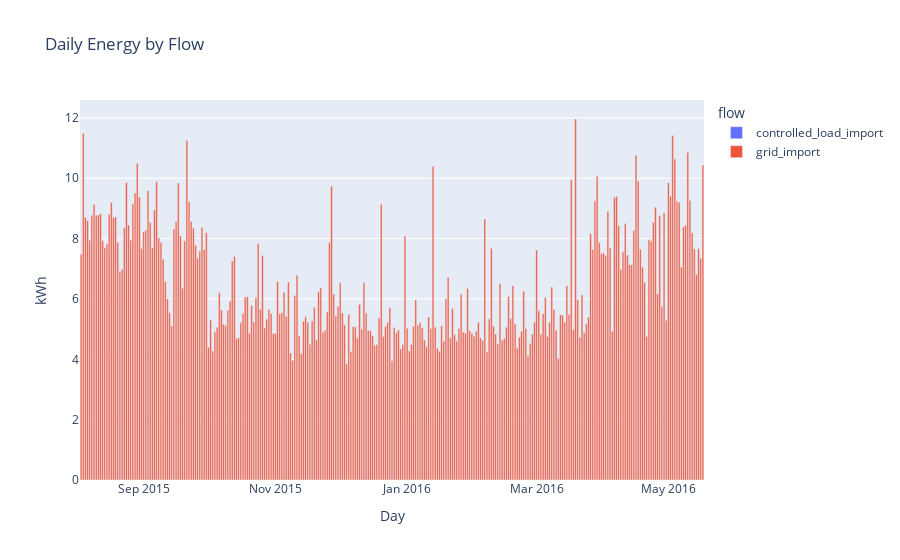

Notebook cell for this chart:
### Code cell
daily = ml.transform.groupby_day(df).reset_index().melt(id_vars="day", var_name="flow", value_name="kwh")

fig = px.bar(
    daily, x="day", y="kwh", color="flow",
    title="Daily Energy by Flow",
    labels={"day":"Day","kwh":"kWh"}
)
fig.update_layout(hovermode="x unified")
fig.show()

### Figure 1 — Plotly figure (JSON) as saved in the notebook; plotly's stock layout.template omitted (floating-point values rounded to 4 significant figures; data arrays with more than 128 entries replaced by an {"elided": "..."} marker saying what was removed)
{"data": [{"hovertemplate": "flow=controlled_load_import<br>Day=%{x}<br>kWh=%{y}<extra></extra>", "legendgroup": "controlled_load_import", "marker": {"color": "#636efa", "pattern": {"shape": ""}}, "name": "controlled_load_import", "orientation": "v", "showlegend": true, "textposition": "auto", "type": "bar", "x": {"elided": "289 str values"}, "xaxis": "x", "y": {"elided": "289 float values"}, "yaxis": "y"}, {"hovertemplate": "flow=grid_import<br>Day=%{x}<br>kWh=%{y}<extra></extra>", "legendgroup": "grid_import", "marker": {"color": "#EF553B", "pattern": {"shape": ""}}, "name": "grid_import", "orientation": "v", "showlegend": true, "textposition": "auto", "type": "bar", "x": {"elided": "289 str values"}, "xaxis": "x", "y": {"elided": "289 float values"}, "yaxis": "y"}], "layout": {"barmode": "relative", "hovermode": "x unified", "legend": {"title": {"text": "flow"}, "tracegroupgap": 0}, "title": {"text": "Daily Energy by Flow"}, "xaxis": {"anchor": "y", "domain": [0, 1], "title": {"text": "Day"}}, "yaxis": {"anchor": "x", "domain": [0, 1], "title": {"text": "kWh"}}}}
